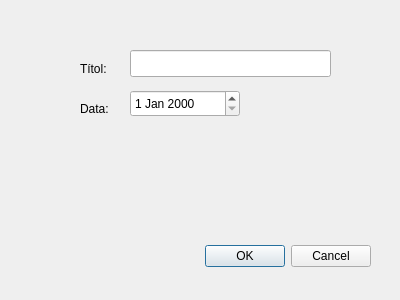
<?xml version="1.0" encoding="UTF-8"?>
<ui version="4.0">
 <class>AlbumDialog</class>
 <widget class="QDialog" name="AlbumDialog">
  <property name="geometry">
   <rect>
    <x>0</x>
    <y>0</y>
    <width>400</width>
    <height>300</height>
   </rect>
  </property>
  <property name="windowTitle">
   <string>Nou Album</string>
  </property>
  <widget class="QDialogButtonBox" name="buttonBox">
   <property name="geometry">
    <rect>
     <x>30</x>
     <y>240</y>
     <width>341</width>
     <height>32</height>
    </rect>
   </property>
   <property name="orientation">
    <enum>Qt::Horizontal</enum>
   </property>
   <property name="standardButtons">
    <set>QDialogButtonBox::Cancel|QDialogButtonBox::Ok</set>
   </property>
  </widget>
  <widget class="QLabel" name="label">
   <property name="geometry">
    <rect>
     <x>80</x>
     <y>60</y>
     <width>66</width>
     <height>17</height>
    </rect>
   </property>
   <property name="text">
    <string>Títol:</string>
   </property>
  </widget>
  <widget class="QLabel" name="label_2">
   <property name="geometry">
    <rect>
     <x>80</x>
     <y>100</y>
     <width>66</width>
     <height>17</height>
    </rect>
   </property>
   <property name="text">
    <string>Data:</string>
   </property>
  </widget>
  <widget class="QLineEdit" name="titol">
   <property name="geometry">
    <rect>
     <x>130</x>
     <y>50</y>
     <width>201</width>
     <height>27</height>
    </rect>
   </property>
  </widget>
  <widget class="QDateEdit" name="data">
   <property name="geometry">
    <rect>
     <x>130</x>
     <y>90</y>
     <width>110</width>
     <height>27</height>
    </rect>
   </property>
  </widget>
 </widget>
 <resources/>
 <connections>
  <connection>
   <sender>buttonBox</sender>
   <signal>accepted()</signal>
   <receiver>AlbumDialog</receiver>
   <slot>accept()</slot>
   <hints>
    <hint type="sourcelabel">
     <x>248</x>
     <y>254</y>
    </hint>
    <hint type="destinationlabel">
     <x>157</x>
     <y>274</y>
    </hint>
   </hints>
  </connection>
  <connection>
   <sender>buttonBox</sender>
   <signal>rejected()</signal>
   <receiver>AlbumDialog</receiver>
   <slot>reject()</slot>
   <hints>
    <hint type="sourcelabel">
     <x>316</x>
     <y>260</y>
    </hint>
    <hint type="destinationlabel">
     <x>286</x>
     <y>274</y>
    </hint>
   </hints>
  </connection>
 </connections>
</ui>
